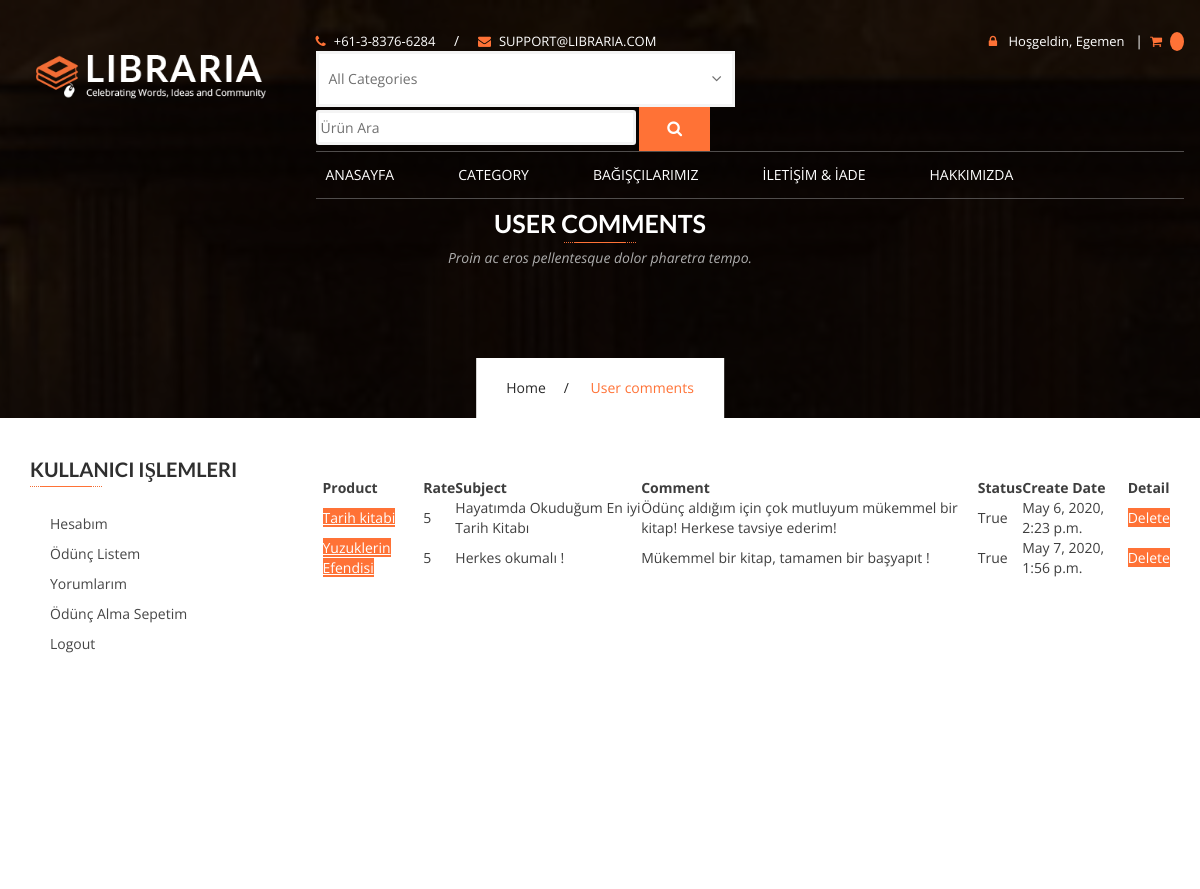
Before: /user/comments/ (signed in, upper part) with the older database file.
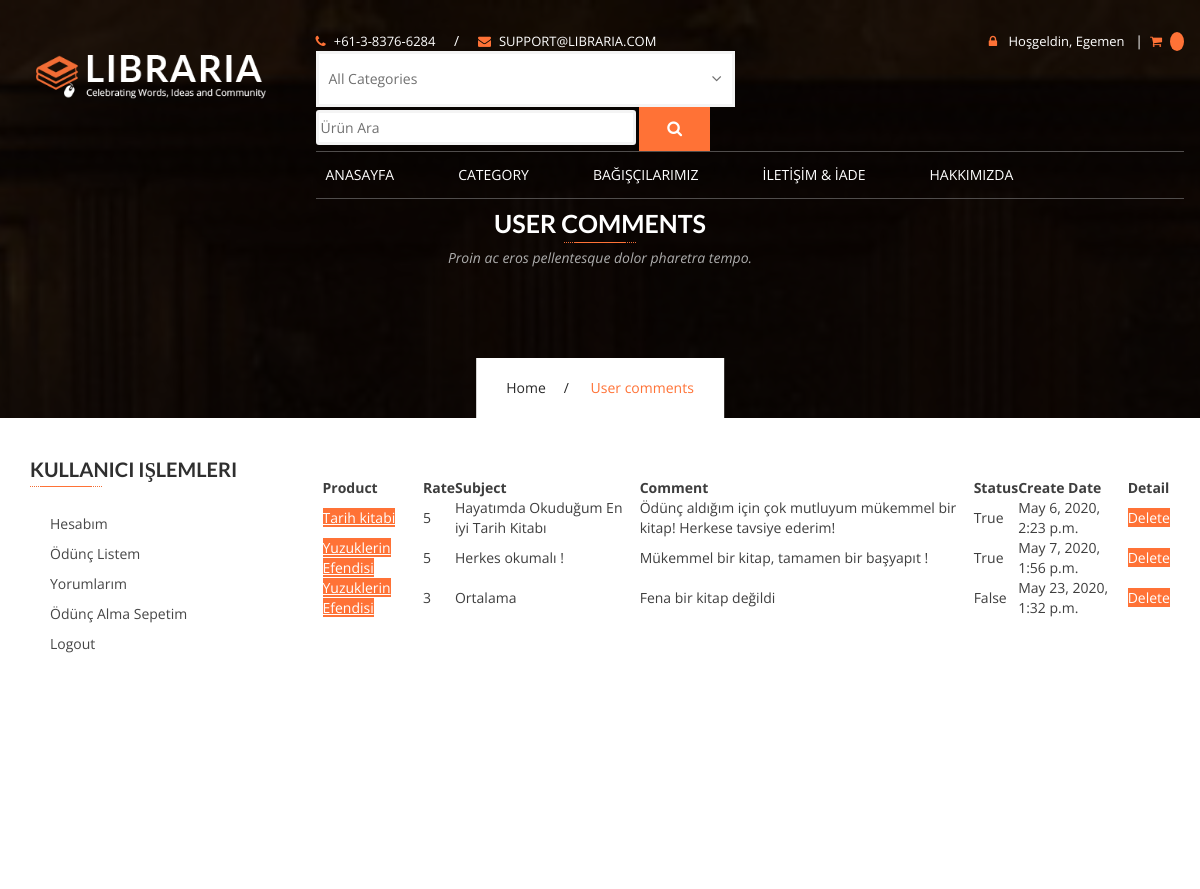
After: the same page with the newer database file.
### books/models.py (models this page shows, shortened)
class Comment(models.Model):
    STATUS = (
        ('New', 'Yeni'),
        ('True', 'Evet'),
        ('False', 'Hayır'),
    )
    product = models.ForeignKey(Product,on_delete=models.CASCADE)
    user = models.ForeignKey(User,on_delete=models.CASCADE)
    subject = models.CharField(max_length=50)
    comment = models.TextField(max_length=200, blank=True)
    rate = models.IntegerField(blank=True)
    status = models.CharField(max_length=10,choices=STATUS,default='New')
    ip = models.CharField(blank=True, max_length=20)
    create_at = models.DateTimeField(auto_now_add=True)
    update_at = models.DateTimeField(auto_now=True)

class Product(models.Model):
    STATUS = (
        ('True', 'Evet'),
        ('False', 'Hayır'),
    )
    category = models.ForeignKey(Category,on_delete=models.CASCADE)
    title = models.CharField(max_length=150)
    keywords = models.CharField(blank=True,max_length=255)
    description = models.CharField(blank=True,max_length=255)
    image = models.ImageField(blank=True, upload_to='images/')
    amount = models.IntegerField()
    slug = models.SlugField(null=False,unique=True)
    detail = RichTextUploadingField()
    status = models.CharField(max_length=10,choices=STATUS)
    create_at = models.DateTimeField(auto_now_add=True)
    update_at = models.DateTimeField(auto_now=True)
    def image_tag(self):
        return mark_safe('<img src="{}" height="50"/>'.format(self.image.url))
    image_tag.short_description = 'Image'

### user/views.py (the view)
# urls.py: path('comments/',views.comments, name='comments'),
@login_required(login_url='/login')
def comments(request):
    category = Category.objects.all()
    current_user = request.user
    profile = UserProfile.objects.get(user_id=current_user.id)
    comments = Comment.objects.filter(user_id=current_user.id)
    context = {
        'category': category,
        'comments': comments,
        'profile': profile
    }
    return render(request, 'user_comments.html', context)

### user/templates/user_comments.html (shortened to what this page needs)
{% extends "homebase.html" %}
{% block content %}
        <section class="page-banner services-banner">
            <div class="container">
                <div class="banner-header">
                    <h2>User Comments</h2>
                    <span class="underline center"></span>
                    <p class="lead">Proin ac eros pellentesque dolor pharetra tempo.</p>
                </div>
                <div class="breadcrumb">
                    <ul>
                        <li><a href="/">Home</a></li>
                        <li>User comments</li>
                    </ul>
                </div>
            </div>
        </section>
        <div id="content" class="site-content">
            <div id="primary" class="content-area">
                <main id="main" class="site-main">
                    <div class="main-news-list">
                        <div class="container">
                            <div class="row">
                                <div class="col-md-9 col-md-push-3"><br><br><br>
                                        <table class="event-table cart">
                                                        <thead>
                                                            <tr>
                                                                <th class="product-name">Product</th>
                                                                <th class="product-name">Rate</th>
                                                                <th class="product-name">Subject</th>
                                                                <th class="product-name">Comment</th>
                                                                <th class="product-name">Status</th>
                                                                <th class="product-name">Create Date</th>
                                                                <th class="product-name">Detail</th>
                                                            </tr>
                                                        </thead>
                                                        <tbody>
                                                        {% for rs in comments %}
                                                            <tr>
                                                                <td data-title="date-time"><a class="btn-primary" href="/product/{{ rs.product_id }}/{{ rs.product.slug }}"><u>{{ rs.product.title }}</u></a></td>
                                                                <td data-title="date-time">{{ rs.rate }}</td>
                                                                <td data-title="date-time">{{ rs.subject }}</td>
                                                                <td data-title="date-time">{{ rs.comment }}</td>
                                                                <td data-title="date-time">{{ rs.status }}</td>
                                                                <td data-title="date-time">{{ rs.create_at }}</td>
                                                                <td data-title="date-time"><a class="btn-primary" href="/user/deletecomment/{{ rs.id }}" onclick="return confirm('Yorumu Silmek İstediğinizden Emin misiniz?')">Delete</a></td>
                                                            </tr>
                                                        {% endfor %}
                                                        </tbody>
                                                    </table>
                                </div>
                                {% include "user_panel.html" %}
                            </div>
                        </div>
                    </div>
            </div>
        <section class="social-network section-padding">
        </section>
 {% endblock %}

Changed rows visible on the page:
added Comment: product "Yuzuklerin Efendisi", rate "3", subject "Ortalama", comment "Fena bir kitap değildi", status "False", create_at "May 23, 2020, 1:32 p.m."
